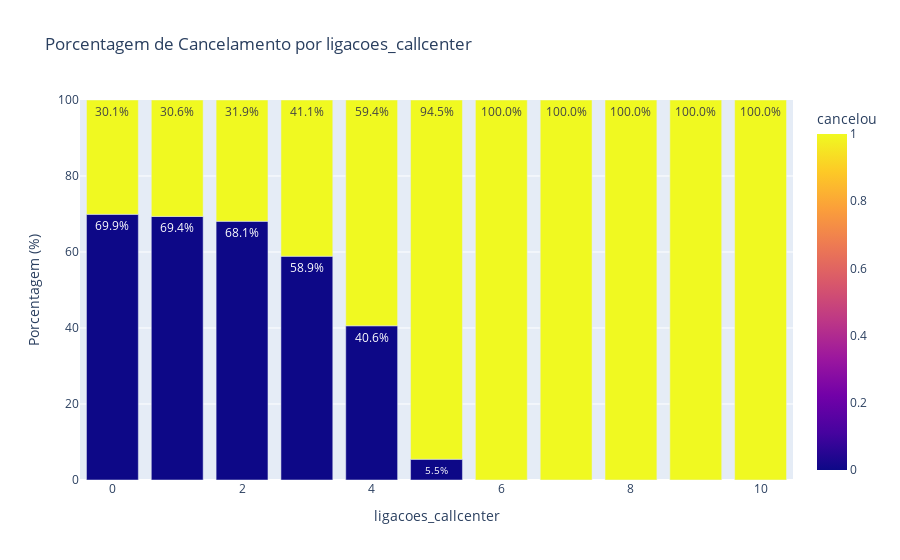
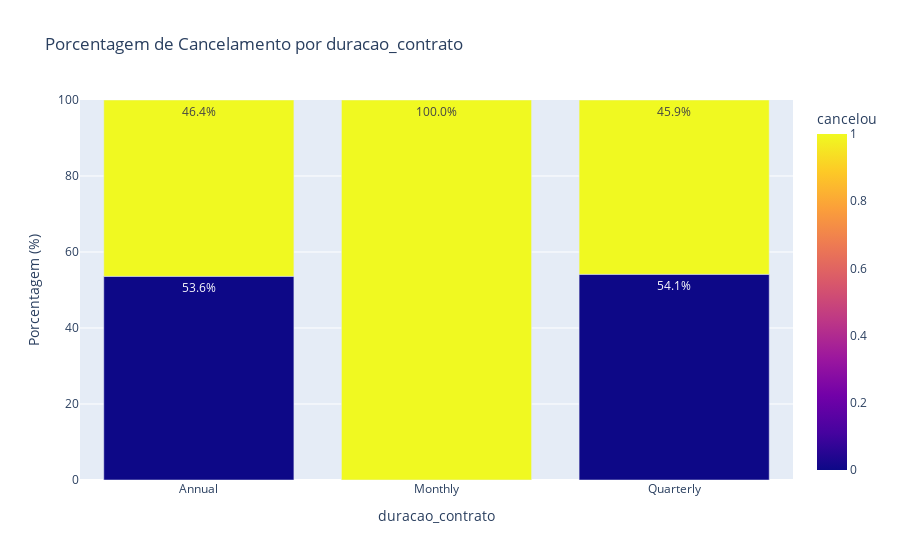
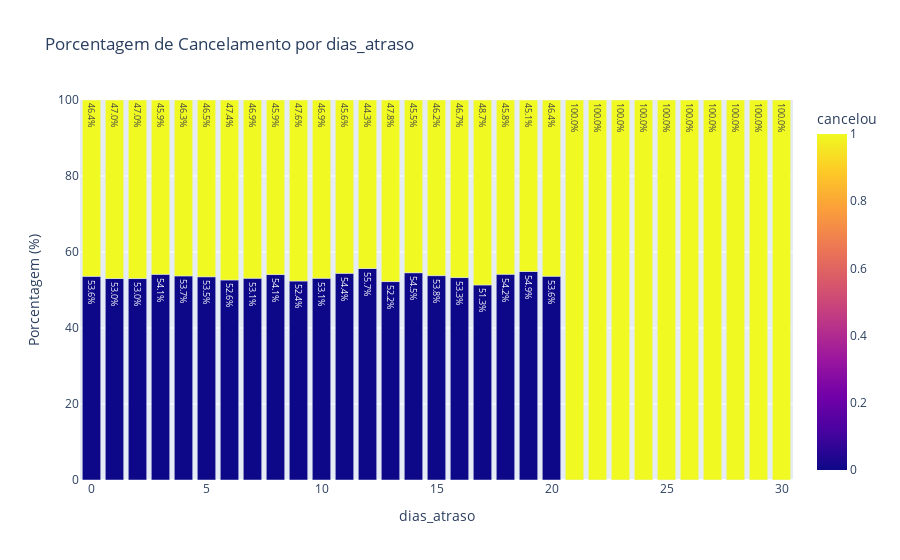

The notebook cell these images were saved under, in order:
### Code cell
colunas_criticas = ['ligacoes_callcenter', 'duracao_contrato', 'dias_atraso']

for coluna in colunas_criticas:
    
    # Criamos uma tabela de frequências (Crosstab)
    df_temp = data.groupby([coluna, 'cancelou']).size().reset_index(name='contagem')
    
    # Calculamos a percentagem dentro de cada grupo da coluna
    df_temp['percentagem'] = df_temp.groupby(coluna)['contagem'].transform(lambda x: (x / x.sum()) * 100)

    fig = px.bar(
        df_temp, 
        x=coluna, 
        y='percentagem', 
        color='cancelou',
        title=f'Porcentagem de Cancelamento por {coluna}',
        text=df_temp['percentagem'].apply(lambda x: f'{x:.1f}%'),
        barmode='stack',
        color_discrete_map={0: 'blue', 1: 'red'}
    )
    
    fig.update_layout(yaxis_range=[0, 100], yaxis_title="Porcentagem (%)")
    fig.show()

### Figure 1 — Plotly figure (JSON) as saved in the notebook; plotly's stock layout.template omitted (floating-point values rounded to 4 significant figures)
{"data": [{"hovertemplate": "ligacoes_callcenter=%{x}<br>percentagem=%{y}<br>text=%{text}<br>cancelou=%{marker.color}<extra></extra>", "legendgroup": "", "marker": {"color": [0.0, 1.0, 0.0, 1.0, 0.0, 1.0, 0.0, 1.0, 0.0, 1.0, 0.0, 1.0, 1.0, 1.0, 1.0, 1.0, 1.0], "coloraxis": "coloraxis", "pattern": {"shape": ""}}, "name": "", "orientation": "v", "showlegend": false, "text": ["69.9%", "30.1%", "69.4%", "30.6%", "68.1%", "31.9%", "58.9%", "41.1%", "40.6%", "59.4%", "5.5%", "94.5%", "100.0%", "100.0%", "100.0%", "100.0%", "100.0%"], "textposition": "auto", "type": "bar", "x": [0.0, 0.0, 1.0, 1.0, 2.0, 2.0, 3.0, 3.0, 4.0, 4.0, 5.0, 5.0, 6.0, 7.0, 8.0, 9.0, 10.0], "xaxis": "x", "y": [69.91, 30.09, 69.37, 30.63, 68.08, 31.92, 58.89, 41.11, 40.58, 59.42, 5.459, 94.54, 100.0, 100.0, 100.0, 100.0, 100.0], "yaxis": "y"}], "layout": {"barmode": "stack", "coloraxis": {"colorbar": {"title": {"text": "cancelou"}}, "colorscale": [[0, "#0d0887"], [0.1111, "#46039f"], [0.2222, "#7201a8"], [0.3333, "#9c179e"], [0.4444, "#bd3786"], [0.5556, "#d8576b"], [0.6667, "#ed7953"], [0.7778, "#fb9f3a"], [0.8889, "#fdca26"], [1, "#f0f921"]]}, "legend": {"tracegroupgap": 0}, "title": {"text": "Porcentagem de Cancelamento por ligacoes_callcenter"}, "xaxis": {"anchor": "y", "domain": [0, 1], "title": {"text": "ligacoes_callcenter"}}, "yaxis": {"anchor": "x", "domain": [0, 1], "range": [0, 100], "title": {"text": "Porcentagem (%)"}}}}

### Figure 2 — Plotly figure (JSON) as saved in the notebook; plotly's stock layout.template omitted (floating-point values rounded to 4 significant figures)
{"data": [{"hovertemplate": "duracao_contrato=%{x}<br>percentagem=%{y}<br>text=%{text}<br>cancelou=%{marker.color}<extra></extra>", "legendgroup": "", "marker": {"color": [0.0, 1.0, 1.0, 0.0, 1.0], "coloraxis": "coloraxis", "pattern": {"shape": ""}}, "name": "", "orientation": "v", "showlegend": false, "text": ["53.6%", "46.4%", "100.0%", "54.1%", "45.9%"], "textposition": "auto", "type": "bar", "x": ["Annual", "Annual", "Monthly", "Quarterly", "Quarterly"], "xaxis": "x", "y": [53.59, 46.41, 100.0, 54.12, 45.88], "yaxis": "y"}], "layout": {"barmode": "stack", "coloraxis": {"colorbar": {"title": {"text": "cancelou"}}, "colorscale": [[0, "#0d0887"], [0.1111, "#46039f"], [0.2222, "#7201a8"], [0.3333, "#9c179e"], [0.4444, "#bd3786"], [0.5556, "#d8576b"], [0.6667, "#ed7953"], [0.7778, "#fb9f3a"], [0.8889, "#fdca26"], [1, "#f0f921"]]}, "legend": {"tracegroupgap": 0}, "title": {"text": "Porcentagem de Cancelamento por duracao_contrato"}, "xaxis": {"anchor": "y", "domain": [0, 1], "title": {"text": "duracao_contrato"}}, "yaxis": {"anchor": "x", "domain": [0, 1], "range": [0, 100], "title": {"text": "Porcentagem (%)"}}}}

### Figure 3 — Plotly figure (JSON) as saved in the notebook; plotly's stock layout.template omitted (floating-point values rounded to 4 significant figures)
{"data": [{"hovertemplate": "dias_atraso=%{x}<br>percentagem=%{y}<br>text=%{text}<br>cancelou=%{marker.color}<extra></extra>", "legendgroup": "", "marker": {"color": [0.0, 1.0, 0.0, 1.0, 0.0, 1.0, 0.0, 1.0, 0.0, 1.0, 0.0, 1.0, 0.0, 1.0, 0.0, 1.0, 0.0, 1.0, 0.0, 1.0, 0.0, 1.0, 0.0, 1.0, 0.0, 1.0, 0.0, 1.0, 0.0, 1.0, 0.0, 1.0, 0.0, 1.0, 0.0, 1.0, 0.0, 1.0, 0.0, 1.0, 0.0, 1.0, 1.0, 1.0, 1.0, 1.0, 1.0, 1.0, 1.0, 1.0, 1.0, 1.0], "coloraxis": "coloraxis", "pattern": {"shape": ""}}, "name": "", "orientation": "v", "showlegend": false, "text": ["53.6%", "46.4%", "53.0%", "47.0%", "53.0%", "47.0%", "54.1%", "45.9%", "53.7%", "46.3%", "53.5%", "46.5%", "52.6%", "47.4%", "53.1%", "46.9%", "54.1%", "45.9%", "52.4%", "47.6%", "53.1%", "46.9%", "54.4%", "45.6%", "55.7%", "44.3%", "52.2%", "47.8%", "54.5%", "45.5%", "53.8%", "46.2%", "53.3%", "46.7%", "51.3%", "48.7%", "54.2%", "45.8%", "54.9%", "45.1%", "53.6%", "46.4%", "100.0%", "100.0%", "100.0%", "100.0%", "100.0%", "100.0%", "100.0%", "100.0%", "100.0%", "100.0%"], "textposition": "auto", "type": "bar", "x": [0.0, 0.0, 1.0, 1.0, 2.0, 2.0, 3.0, 3.0, 4.0, 4.0, 5.0, 5.0, 6.0, 6.0, 7.0, 7.0, 8.0, 8.0, 9.0, 9.0, 10.0, 10.0, 11.0, 11.0, 12.0, 12.0, 13.0, 13.0, 14.0, 14.0, 15.0, 15.0, 16.0, 16.0, 17.0, 17.0, 18.0, 18.0, 19.0, 19.0, 20.0, 20.0, 21.0, 22.0, 23.0, 24.0, 25.0, 26.0, 27.0, 28.0, 29.0, 30.0], "xaxis": "x", "y": [53.59, 46.41, 53.03, 46.97, 53.02, 46.98, 54.12, 45.88, 53.72, 46.28, 53.49, 46.51, 52.64, 47.36, 53.11, 46.89, 54.07, 45.93, 52.36, 47.64, 53.1, 46.9, 54.39, 45.61, 55.66, 44.34, 52.22, 47.78, 54.55, 45.45, 53.78, 46.22, 53.28, 46.72, 51.33, 48.67, 54.16, 45.84, 54.87, 45.13, 53.63, 46.37, 100.0, 100.0, 100.0, 100.0, 100.0, 100.0, 100.0, 100.0, 100.0, 100.0], "yaxis": "y"}], "layout": {"barmode": "stack", "coloraxis": {"colorbar": {"title": {"text": "cancelou"}}, "colorscale": [[0, "#0d0887"], [0.1111, "#46039f"], [0.2222, "#7201a8"], [0.3333, "#9c179e"], [0.4444, "#bd3786"], [0.5556, "#d8576b"], [0.6667, "#ed7953"], [0.7778, "#fb9f3a"], [0.8889, "#fdca26"], [1, "#f0f921"]]}, "legend": {"tracegroupgap": 0}, "title": {"text": "Porcentagem de Cancelamento por dias_atraso"}, "xaxis": {"anchor": "y", "domain": [0, 1], "title": {"text": "dias_atraso"}}, "yaxis": {"anchor": "x", "domain": [0, 1], "range": [0, 100], "title": {"text": "Porcentagem (%)"}}}}
